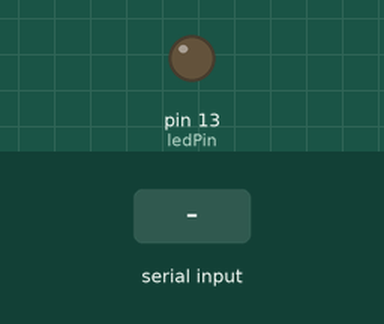
Simulated run of this sketch. Board: Arduino Uno, built with avr-gcc and run on an emulated ATmega328P. On the bench: output pins drawn as LEDs (lit = HIGH). The inputs (shaded band) are chosen by the test bench.

Above: at 1.2 s.
1.3 s: "1" received over Serial
At 2.2 s:
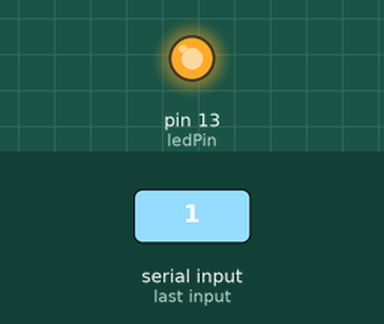
2.8 s: "0" received over Serial
At 3.5 s:
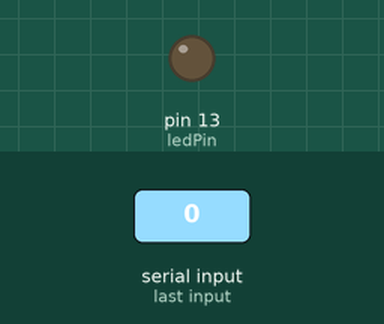
Timing chart, 0 to 5.8 s (numbered marks = the images above; inputs shaded):
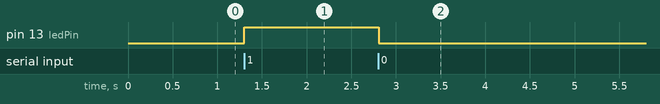

The sketch:

arduino_read_write.ino.ino
```cpp
char commandValue; // данные, поступаемые с последовательного порта
int ledPin = 13; // встроенный светодиод

void setup() {
  pinMode(ledPin, OUTPUT); // режим на вывод данных
  Serial.begin(9600);
}

void loop() {
  if (Serial.available()) {
    commandValue = Serial.read();
  }

  if (commandValue == '1') {
    digitalWrite(ledPin, HIGH); // включаем светодиод
  }
  else {
    digitalWrite(ledPin, LOW); // в противном случае выключаем
  }
  delay(10); // задержка перед следующим чтением данных
}
```

Measured:
- after the input at 1.3 s, pin 13 (ledPin): LOW → HIGH at once
- after the input at 2.8 s, pin 13 (ledPin): HIGH → LOW at once
